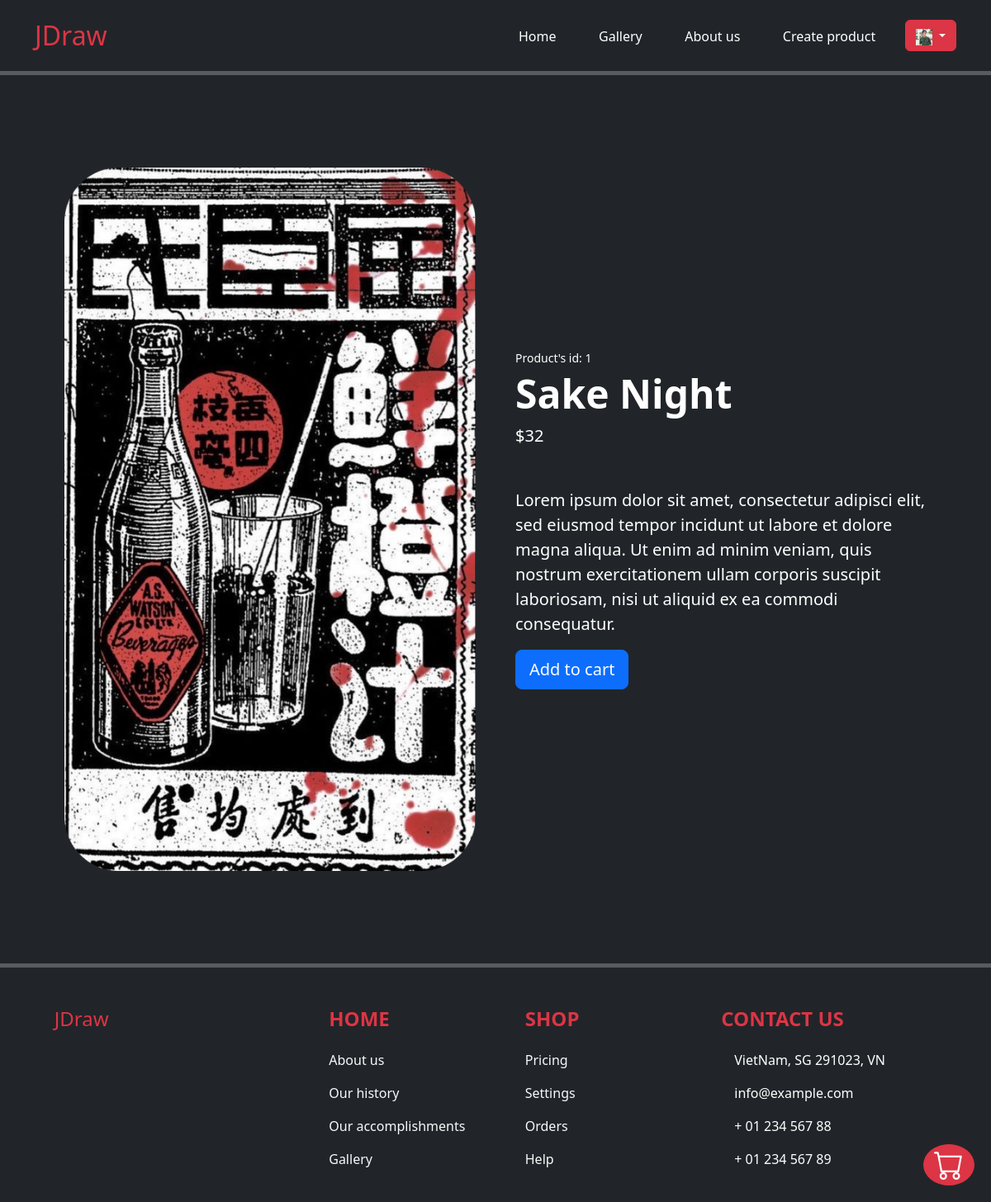
The app's page /gallery/1 (signed in) with its own data.
### exe201/models.py (models this page shows, shortened)
class User(db.Model, UserMixin):
    id = db.Column(db.Integer(), primary_key = True)
    username = db.Column(db.String(length=30), nullable = False, unique = True)
    email_address = db.Column(db.String(length=50), nullable = False, unique = True)
    image_link = db.Column(db.String(length = 300), nullable = True, default = '/profile_img/default.webp')
    password_hash = db.Column(db.String(length=60), nullable = False)
    @property
    def password(self):
        return self.password

class Product(db.Model):
    id = db.Column(db.Integer(), primary_key = True)
    name = db.Column(db.String(length = 30), nullable = False)
    image_link = db.Column(db.String(length = 300), nullable = True, default = 'meme_1.jpg')
    price = db.Column(db.Integer(), nullable = False)
    description = db.Column(db.String(length = 1000), nullable = True)
    creator = db.Column(db.Integer(), db.ForeignKey('artist.id'))

### exe201/routes.py (the view)
@app.route('/gallery/<int:product_id>', methods=['GET', 'POST'])
def product_page(product_id):
    product = Product.query.get_or_404(product_id)
    return render_template('product_info.html', product = product)

### exe201/models.py (called while the page is built)
@login_manager.user_loader
def load_user(user_id):
    return User.query.get(int(user_id))

### exe201/templates/product_info.html (shortened to what this page needs)
{% extends 'base.html' %}
{% block body %}
<section class="py-5">
    <div class="container px-4 px-lg-5 my-5">
        <div class="row gx-4 gx-lg-5 align-items-center">
            <div class="col-md-6"><img class="card-img-top mb-5 mb-md-0" src="{{ url_for('static', filename=product.image_link) }}" alt="..." /></div>
            <div class="col-md-6">
                <div class="small mb-1">Product's id: {{ product.id }}</div>
                <h1 class="display-5 fw-bolder">{{ product.name }}</h1>
                <div class="fs-5 mb-5">
                    <span class="">${{ product.price }}</span>
                </div>
                <p class="lead">{{ product.description }}</p>
                <div class="d-flex">
                    <a type="button" class="btn btn-lg btn-primary" href="{{ url_for('add_to_cart', product_id=product.id) }}">Add to cart</a>
                </div>
            </div>
        </div>
    </div>
</section>
{% endblock %}

### exe201/templates/base.html (shortened to what this page needs)
<!doctype html>
<html lang="en">
<head>
  <link href="https://cdn.jsdelivr.net/npm/bootstrap@5.3.0/dist/css/bootstrap.min.css" rel="stylesheet">
</head>
<body class="bg-dark" style="padding-top: 2%; color: white">
  <div class="container">
    <div class="row align-items-start">
      <div class="col">
        <h2 class="text_left text-danger">JDraw</h2>
      </div>
      <div class="col">
        <ul class="nav justify-content-between navbar-light">
          <li class="nav-item">
            <a class="nav-link active" aria-current="page" style="color:white !important"
              href="{{ url_for('home_page') }}">Home</a>
          </li>
          <li class="nav-item">
            <a class="nav-link" style="color:white !important" href="{{ url_for('gallery_page') }}">Gallery</a>
          </li>
          <li class="nav-item">
            <a class="nav-link" style="color:white !important" href="{{ url_for('about_us_page') }}">About us</a>
          </li>
          {% if current_user.is_authenticated %}
          <li class="nav-item">
            <a class="nav-link" style="color:white !important" href="{{ url_for('create_product_page') }}">Create
              product</a>
          </li>
          <div class="dropdown">
            <a class="btn btn-danger dropdown-toggle" href="#" role="button" id="dropdownMenuLink"
              data-bs-toggle="dropdown" aria-expanded="false">
              <img class="img-circle" src="{{ url_for('static', filename = current_user.image_link)}}"
                style="height: 20px; width: 20px;">
            </a>
          </div>
          {% endif %}
        </ul>
      </div>
    </div>
  </div>
  <hr style="border-top: 5px solid white;">
  {% block body %}
  {% endblock %}
  <hr style="border-top: 5px solid white;">
  {% if current_user.is_authenticated %}
  <a class="btn btn-danger rounded-circle position-fixed" style="bottom: 20px; right: 20px;"
    href="{{ url_for('cart_page') }}">
  </a>
  {% endif %}
  <footer class="text-center text-lg-start text-white position: relative min-height: 100vh">
    <section class="">
      <div class="container text-center text-md-start mt-5">
        <div class="row mt-3">
          <div class="col-md-3 col-lg-4 col-xl-3 mx-auto mb-4">
            <h4 class="mb-4 text-danger">
              JDraw
            </h4>
          </div>
          <div class="col-md-3 col-lg-2 col-xl-2 mx-auto mb-4">
            <h4 class="text-uppercase fw-bold mb-4 text-danger">
              Home
            </h4>
            <p>
              <a href="#!" class="text-decoration-none text-light">About us</a>
            </p>
            <p>
              <a href="#!" class="text-decoration-none text-light">Our history</a>
            </p>
            <p>
              <a href="#!" class="text-decoration-none text-light">Our accomplishments</a>
            </p>
            <p>
              <a href="#!" class="text-decoration-none text-light">Gallery</a>
            </p>
          </div>
          <div class="col-md-3 col-lg-2 col-xl-2 mx-auto mb-4">
            <h4 class="text-uppercase fw-bold mb-4 text-danger">
              Shop
            </h4>
            <p>
              <a href="#!" class="text-decoration-none text-light">Pricing</a>
            </p>
            <p>
              <a href="#!" class="text-decoration-none text-light">Settings</a>
            </p>
            <p>
              <a href="#!" class="text-decoration-none text-light">Orders</a>
            </p>
            <p>
              <a href="#!" class="text-decoration-none text-light">Help</a>
            </p>
          </div>
          <div class="col-md-4 col-lg-3 col-xl-3 mx-auto mb-md-0 mb-4">
            <h4 class="text-uppercase fw-bold mb-4 text-danger">Contact us</h4>
            <p> VietNam, SG 291023, VN</p>
            <p>
              info@example.com
            </p>
            <p> + 01 234 567 88</p>
            <p> + 01 234 567 89</p>
          </div>
        </div>
      </div>
    </section>
  </footer>
</html>

### records on screen
User: image_link (picture)
Product: image_link (picture), id "1", name "Sake Night", price "32", description "Lorem ipsum dolor sit amet, consectetur adipisci elit, sed eiusmod tempor incidunt ut labore et dolore magna aliqua. Ut enim ad minim veniam, quis nostrum exercitationem ullam corporis suscipit laboriosam, nisi ut aliquid ex ea commodi consequatur."
